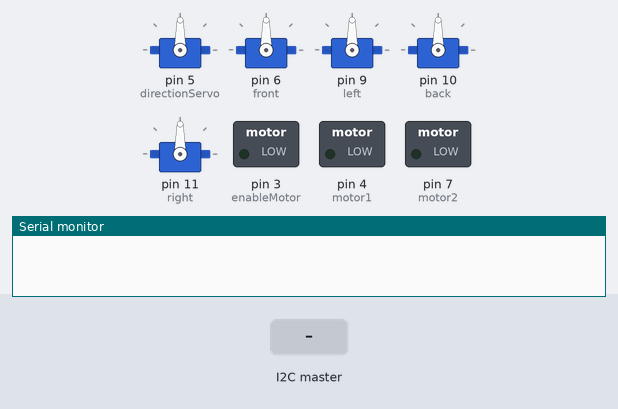
A sketch run on a simulated Arduino Uno, built with avr-gcc and run on an emulated ATmega328P. Parts: 5 × servo, switched loads named in the sketch (green lamp = pin HIGH), the last lines printed to the serial monitor. The test bench sets the inputs (shaded band).

Above: at 1.2 s.
1.3 s: the I2C master sends the byte 1
At 1.7 s:
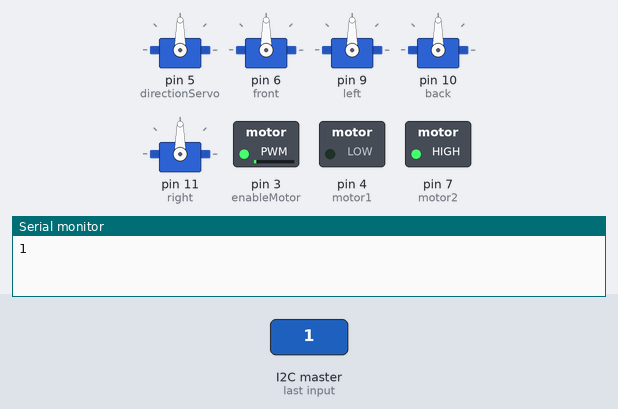
2.8 s: the I2C master sends the byte 0
At 4.0 s:
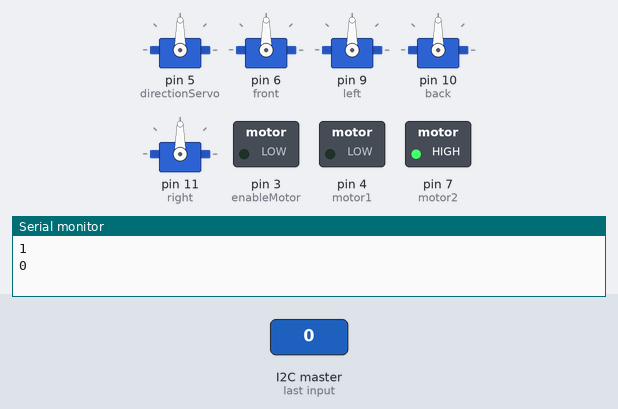
Timing chart, 0 to 5.8 s (numbered marks = the images above; inputs shaded):
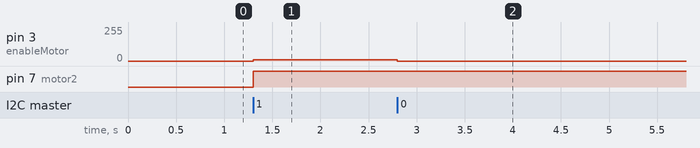

Measured:
- after the input at 1.3 s, pin 3 (enableMotor): 0/255 → 10/255 at once; pin 7 (motor2): LOW → HIGH at once
- after the input at 2.8 s, pin 3 (enableMotor): 10/255 → 0/255 at once

The sketch:

slave.ino
```cpp
#include <Servo.h>
#include <Wire.h>

#define SLAVE_ADDRESS 0x60
byte x = 0x00;
int last = 0;
int enableMotor = 3;
int motor1 = 4;
int motor2 = 7;
Servo directionServo, front, left, back, right;
void setup()
{
  Wire.begin(SLAVE_ADDRESS);
  Wire.onReceive(receiveEvent);
  Wire.onRequest(requestEvent);
  Serial.begin(9600);
  pinMode (enableMotor, OUTPUT);
  pinMode (motor1, OUTPUT);
  pinMode (motor2, OUTPUT);
  directionServo.attach(5);
  front.attach(6);
  left.attach(9);
  back.attach(10);
  right.attach(11);
}

void loop()
{
  delay(100);
}

void requestEvent()
{
  Wire.write(x);
}

void receiveEvent(int bytes)
{
  if(Wire.available() != 0)
  {
    for(int i = 0; i< bytes; i++)
    {
      x = Wire.read();
      Serial.println (x);
      if (x>=0 && x<=25)
        forward(x*10);
      else if (x>=30 && x<=55)
        backward((x-30)*10);
      else if (x>=60 && x<=120)
        directionServo.write(x);
      else if (last == 125)
        front.write((x-100)*2);
      else if (last == 130)
        left.write((x-100)*2);
      else if (last == 135)
        back.write((x-100)*2);
      else if (last == 140)
        right.write((x-100)*2);
      last = x;
    }
  }
}

void forward (int speed1)
{
 analogWrite (enableMotor, speed1);
 digitalWrite (motor1, LOW);
 digitalWrite (motor2, HIGH);
}

void backward (int speed1)
{
 digitalWrite (enableMotor, speed1);
 digitalWrite (motor1, HIGH);
 digitalWrite (motor2, LOW);
}
```
